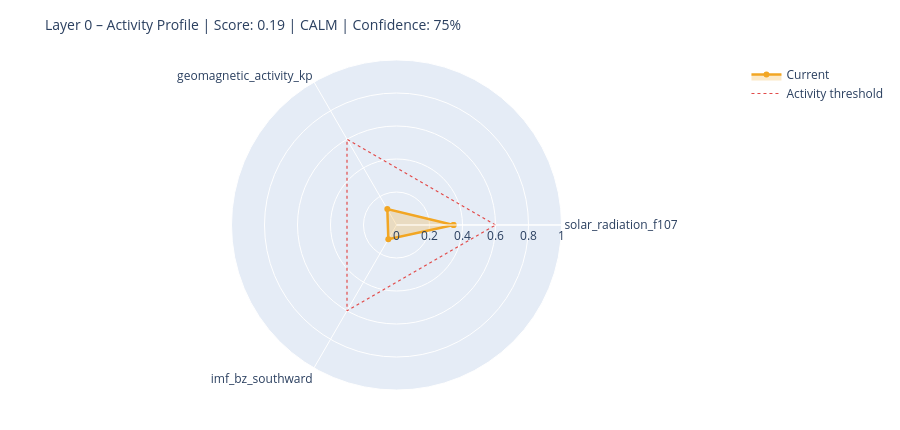

The cell this chart's notebook holds for it:
### Markdown cell above
---
## 6. State Assessment & Handoff to Layer 1

### Code cell
# ============================================================
# STEP 1 – Collect raw values with source modes
# Mode: 'primary' | 'fallback_3h' | 'last_valid' | 'missing'
# ============================================================

def safe_last(df, col):
    if df is None or col not in df.columns: return None
    s = df[col].dropna()
    return float(s.iloc[-1]) if not s.empty else None

f107_now = safe_last(df_f107, 'f10.7')
bz_now   = safe_last(df_mag,  'bz_gsm')
kp_now   = safe_last(df_kp,   'kp')
sw_now   = safe_last(df_sw,   'speed')

source_modes = {
    'F10.7':    'primary'  if f107_now is not None else 'missing',
    'Kp':       'primary'  if kp_now   is not None else 'missing',
    'IMF_Bz':   'primary'  if bz_now   is not None else 'missing',
    'SW_speed': 'primary'  if sw_now   is not None else 'missing',
}

# Kp Fallback – 3h endpoint
if kp_now is None:
    try:
        r = requests.get(
            'https://services.swpc.noaa.gov/json/noaa-planetary-k-index.json',
            timeout=10)
        r.raise_for_status()
        fb = pd.DataFrame(r.json())
        tc = next((c for c in fb.columns if 'time' in c.lower()), fb.columns[0])
        kc = next((c for c in fb.columns if 'kp' in c.lower() and c != tc), None)
        if kc:
            fb[kc] = fb[kc].astype(str).str.extract(r'([0-9]+(?:\.[0-9]*)?)')[0]
            fb[kc] = pd.to_numeric(fb[kc], errors='coerce')
            fb = fb[fb[kc] >= 0].dropna(subset=[kc])
            if not fb.empty:
                kp_now = float(fb[kc].iloc[-1])
                source_modes['Kp'] = 'fallback_3h'
                print(f'  Kp fallback (3h): {kp_now:.1f}')
    except Exception as e:
        print(f'  Kp fallback failed: {e}')

# Solar Wind Fallback – last valid value
if sw_now is None and df_sw is not None and 'speed' in df_sw.columns:
    s = df_sw['speed'].dropna()
    if not s.empty:
        sw_now = float(s.iloc[-1])
        source_modes['SW_speed'] = 'last_valid'
        print(f'  SW fallback (last_valid): {sw_now:.0f} km/s')

print()
print('Source modes:', source_modes)

# ============================================================
# STEP 2 – Score from available components only
# ============================================================

def norm(v, lo, hi):
    if v is None: return None
    return max(0.0, min(1.0, (v - lo) / (hi - lo)))

COMPONENTS = {
    'solar_radiation_f107':    (f107_now, norm(f107_now, 60, 250)),
    'geomagnetic_activity_kp': (kp_now,   norm(kp_now,   0,   9)),
    'imf_bz_southward':        (bz_now,   norm(-(bz_now or 0) if bz_now else None, -5, 30)
                                           if bz_now is not None else None),
    'solar_wind_speed':        (sw_now,   norm(sw_now, 300, 800)),
}

available   = {k: v[1] for k, v in COMPONENTS.items() if v[1] is not None}
unavailable = [k for k, v in COMPONENTS.items() if v[1] is None]

layer0_score = round(sum(available.values()) / len(available), 4) if available else None
confidence   = round(len(available) / len(COMPONENTS), 2)

level = ('unknown'  if layer0_score is None
         else 'calm'     if layer0_score < 0.3
         else 'moderate' if layer0_score < 0.6
         else 'active')

# ============================================================
# STEP 3 – Dominant Driver
# ============================================================

def dominant_driver(kp, f107, bz, sw):
    candidates = []
    if kp   is not None and kp   >= 4:   candidates.append(('geomagnetic',    kp / 9))
    if sw   is not None and sw   >= 500:  candidates.append(('solar_wind',     sw / 800))
    if bz   is not None and bz   <= -5:   candidates.append(('imf_southward',  abs(bz) / 30))
    if f107 is not None and f107 >= 150:  candidates.append(('solar_radiation',f107 / 250))
    return max(candidates, key=lambda x: x[1])[0] if candidates else 'none'

driver = dominant_driver(kp_now, f107_now, bz_now, sw_now)

# ============================================================
# STEP 4 – Downstream expectations
# ============================================================

def downstream_expectation(driver, score, kp, bz, f107):
    exp = {
        'magnetosphere':        'calm',
        'ionosphere':           'calm',
        'schumann_resonance':   'unchanged',
        'lithosphere_currents': 'low',
    }
    if driver == 'geomagnetic' or (kp and kp >= 5):
        exp['magnetosphere']        = 'compressed / storm'
        exp['ionosphere']           = 'elevated disturbance (TEC variability)'
        exp['schumann_resonance']   = 'elevated amplitude possible'
        exp['lithosphere_currents'] = 'elevated induction currents'
    elif driver == 'imf_southward' or (bz and bz <= -5):
        exp['magnetosphere']        = 'energy coupling active'
        exp['ionosphere']           = 'elevated electron density possible'
        exp['schumann_resonance']   = 'slight modulation possible'
    elif driver == 'solar_radiation' or (f107 and f107 >= 150):
        exp['ionosphere']           = 'elevated ionization (F-layer)'
        exp['schumann_resonance']   = 'slightly elevated background activity'
    return exp

downstream = downstream_expectation(driver, layer0_score, kp_now, bz_now, f107_now)

# ============================================================
# CONSOLE OUTPUT
# ============================================================

W = 58
print('=' * W)
print('LAYER 0 – STATE ASSESSMENT')
print('=' * W)
for name, (raw_v, score_v) in COMPONENTS.items():
    if score_v is not None:
        bar = '█' * int(score_v * 20) + '░' * (20 - int(score_v * 20))
        print(f'  {name:<35}  {bar}  {score_v:.2f}')
    else:
        print(f'  {name:<35}  {"─" * 20}  n/a')
print('-' * W)
print(f'  Score ({len(available)}/{len(COMPONENTS)} components):  {layer0_score:.3f}')
print(f'  Confidence:         {confidence:.0%}')
print(f'  Level:              {level.upper()}')
print(f'  Dominant Driver:    {driver}')

# Radar chart
cats = list(available.keys())
vals = list(available.values())
if len(cats) >= 3:
    fig = go.Figure()
    fig.add_trace(go.Scatterpolar(
        r=vals + [vals[0]], theta=cats + [cats[0]],
        fill='toself', fillcolor='rgba(242,166,35,0.25)',
        line=dict(color='#F2A623', width=2.5), name='Current'
    ))
    fig.add_trace(go.Scatterpolar(
        r=[0.6] * (len(cats) + 1), theta=cats + [cats[0]],
        line=dict(color='#E24B4A', dash='dot', width=1.2),
        mode='lines', name='Activity threshold'
    ))
    fig.update_layout(
        title=dict(text=f'Layer 0 – Activity Profile | Score: {layer0_score:.2f} | {level.upper()} | Confidence: {confidence:.0%}',
                   font=dict(size=14)),
        polar=dict(radialaxis=dict(visible=True, range=[0, 1])),
        height=430, showlegend=True,
        margin=dict(l=60, r=60, t=60, b=40)
    )
    fig.show()

### Figure 1 — Plotly figure (JSON) as saved in the notebook; plotly's stock layout.template omitted (floating-point values rounded to 4 significant figures)
{"data": [{"fill": "toself", "fillcolor": "rgba(242,166,35,0.25)", "line": {"color": "#F2A623", "width": 2.5}, "name": "Current", "r": [0.3457, 0.1111, 0.09914, 0.3457], "theta": ["solar_radiation_f107", "geomagnetic_activity_kp", "imf_bz_southward", "solar_radiation_f107"], "type": "scatterpolar"}, {"line": {"color": "#E24B4A", "dash": "dot", "width": 1.2}, "mode": "lines", "name": "Activity threshold", "r": [0.6, 0.6, 0.6, 0.6], "theta": ["solar_radiation_f107", "geomagnetic_activity_kp", "imf_bz_southward", "solar_radiation_f107"], "type": "scatterpolar"}], "layout": {"height": 430, "margin": {"b": 40, "l": 60, "r": 60, "t": 60}, "polar": {"radialaxis": {"range": [0, 1], "visible": true}}, "showlegend": true, "title": {"font": {"size": 14}, "text": "Layer 0 – Activity Profile | Score: 0.19 | CALM | Confidence: 75%"}}}
